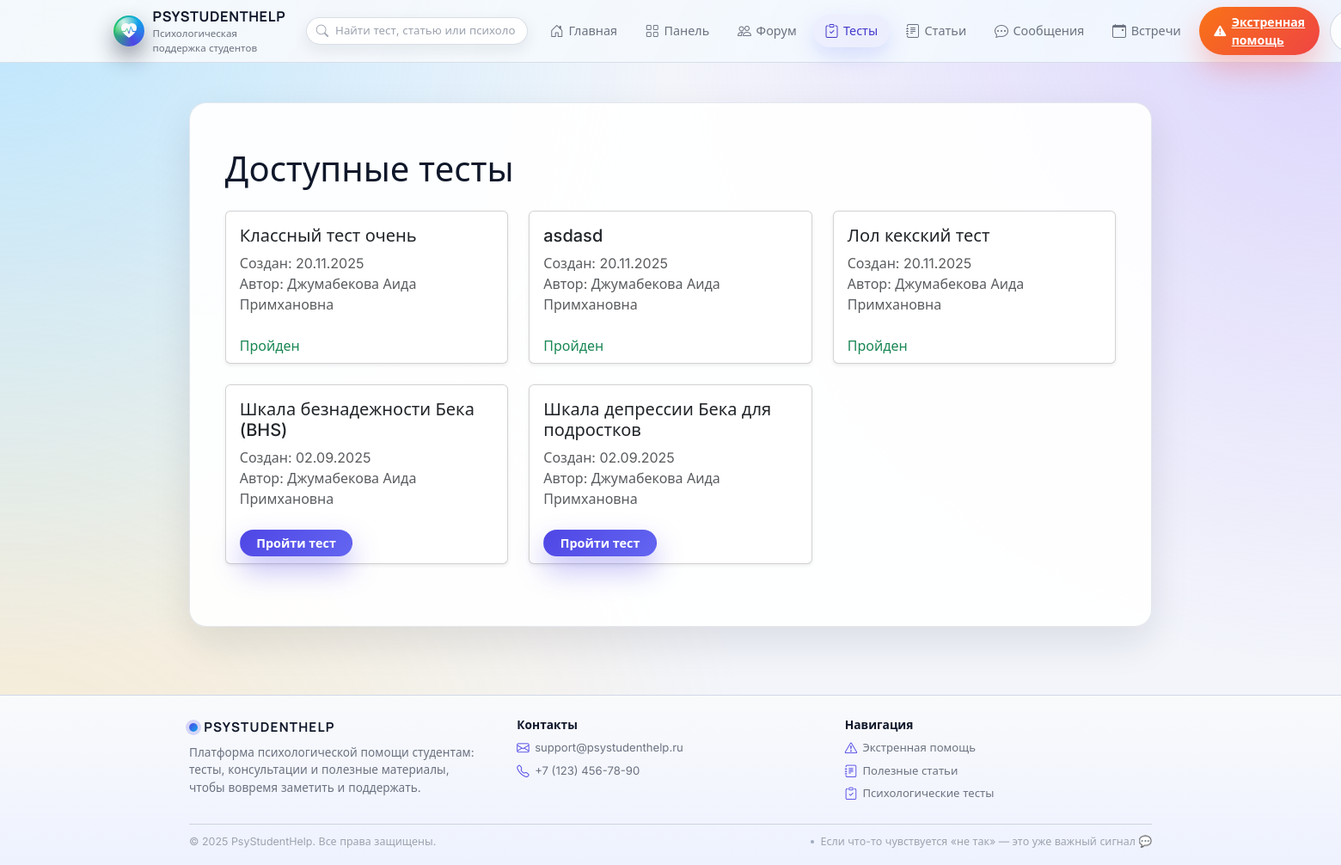
/tests (signed in), run on the app's committed database.
### models.py (models this page shows, shortened)
class Test(db.Model):
    __tablename__ = 'test'
    id = db.Column(db.Integer, primary_key=True)
    title = db.Column(db.String(200), nullable=False)
    description = db.Column(db.Text)
    title_kk = db.Column(db.String(200))        # может быть NULL
    description_kk = db.Column(db.Text)
    test_type = db.Column(db.String(20), nullable=False, default='classic')
    user_id = db.Column(db.Integer, db.ForeignKey('user.id'), nullable=False)
    created_at = db.Column(db.DateTime, default=datetime.utcnow)
    is_active = db.Column(db.Boolean, default=True)
    questions = db.relationship(
        'Question',
        backref='test',
        lazy=True,
        cascade='all, delete-orphan'
    )
    results = db.relationship(
        'TestResult',
        backref='test',
        lazy=True,
        cascade='all, delete-orphan'
    )
    interpretations = db.relationship(
        'TestInterpretation',
        backref='test',
        lazy=True,
        cascade='all, delete-orphan',
        order_by='TestInterpretation.min_score'
    )
    scale_options = db.relationship(
        'TestScaleOption',
        backref='test',
        lazy=True,
        cascade='all, delete-orphan',
        order_by='TestScaleOption.order_index'
    )

class User(UserMixin, db.Model):
    __tablename__ = 'user'
    id = db.Column(db.Integer, primary_key=True)
    username = db.Column(db.String(80), unique=True, nullable=False)
    email = db.Column(db.String(120), unique=True, nullable=False, index=True)
    password = db.Column(db.String(200), nullable=False)
    role = db.Column(db.String(20), nullable=False)  # student | psychologist | admin | superadmin
    full_name = db.Column(db.String(100))
    bio = db.Column(db.Text)
    profile_pic = db.Column(db.String(100))
    created_at = db.Column(db.DateTime, default=datetime.utcnow)
    group_id = db.Column(db.Integer, db.ForeignKey('groups.id'))
    comments = db.relationship(
        'Comment',
        backref='author',
        lazy=True,
    )
    tests = db.relationship(
        'Test',
        backref='creator',
        lazy=True,
    )
    test_results = db.relationship(
        'TestResult',
        backref='user',
        lazy=True,
    )
    messages_sent = db.relationship(
        'Message',
        foreign_keys='Message.sender_id',
        backref='sender',
        lazy=True,
    )
    messages_received = db.relationship(
        'Message',
        foreign_keys='Message.recipient_id',
        backref='recipient',
        lazy=True,
    )
    reports = db.relationship(
        'StudentReport',
        foreign_keys='StudentReport.student_id',
        backref='student',
        lazy=True,
    )
    appointments = db.relationship(
        'Appointment',
        foreign_keys='Appointment.student_id',
        backref='student',          # appointment.student в шаблонах
        lazy=True,
    )
    psychologist_appointments = db.relationship(
        'Appointment',
        foreign_keys='Appointment.psychologist_id',
        backref='psychologist',     # appointment.psychologist в шаблонах
        lazy=True,
    )
    meeting_protocols = db.relationship(
        'MeetingProtocol',
        foreign_keys='MeetingProtocol.student_id',
        backref='student',          # protocol.student в шаблонах
        lazy=True,
    )
    psychologist_protocols = db.relationship(
        'MeetingProtocol',
        foreign_keys='MeetingProtocol.psychologist_id',
        backref='psychologist',     # protocol.psychologist в шаблонах
        lazy=True,
    )

### main.py (the view)
@app.route('/tests')
@login_required
def tests():
    user = current_user
    if user.role == 'psychologist':
        tests = (
            Test.query.filter_by(user_id=user.id)
            .order_by(Test.created_at.desc())
            .all()
        )
        total_students = User.query.filter_by(role='student').count()
        total_results = (
            TestResult.query.join(Test)
            .filter(Test.user_id == user.id)
            .count()
        )
        return render_template(
            'psychologist_tests.html',
            tests=tests,
            total_students=total_students,
            total_results=total_results,
        )
    else:
        available_tests = (
            Test.query.filter_by(is_active=True)
            .order_by(Test.created_at.desc())
            .all()
        )
        completed_ids = {
            r.test_id
            for r in TestResult.query.filter_by(user_id=user.id).all()
        }
        return render_template(
            'student_tests.html',
            tests=available_tests,
            completed_test_ids=completed_ids,
        )

### admin.py (called while the page is built)
@admin_bp.before_app_request
def _bootstrap_superadmin_once():
    flag = "SUPERADMIN_BOOTSTRAPPED"
    if not current_app.config.get(flag):
        try:
            ensure_initial_superadmin()
        finally:
            current_app.config[flag] = True

### main.py (called while the page is built)
@login_manager.user_loader
def load_user(user_id: str):
    try:
        return User.query.get(int(user_id))
    except (TypeError, ValueError):
        return None

def is_psychologist() -> bool:
    return current_user.is_authenticated and current_user.role == 'psychologist'

def get_current_user():
    return current_user if current_user.is_authenticated else None

### templates/student_tests.html (shortened to what this page needs)
{% extends "base.html" %}
{% block content %}
<div class="container my-4">
    <h1 class="mb-4">Доступные тесты</h1>
    {% if tests %}
        <div class="row">
            {% for test in tests %}
            <div class="col-md-4 mb-4">
                <div class="card h-100 shadow-sm">
                    <div class="card-body">
                        <h5 class="card-title">{{ test.title }}</h5>
                        <p class="card-text text-muted">
                            Создан: {{ test.created_at.strftime('%d.%m.%Y') }}<br>
                            Автор: {{ test.creator.full_name or test.creator.username }}
                        </p>
                    </div>
                    <div class="card-footer bg-transparent border-0">
                        {% if test.id in completed_test_ids %}
                            <span class="text-success">Пройден</span>
                        {% else %}
                            <a href="{{ url_for('take_test', test_id=test.id) }}" class="btn btn-primary btn-sm">Пройти тест</a>
                        {% endif %}
                    </div>
                </div>
            </div>
            {% endfor %}
        </div>
    {% else %}
        <div class="alert alert-info text-center">
            Пока нет доступных тестов.
        </div>
    {% endif %}
</div>
{% endblock %}

### static/css/style.css (style rules this page uses)
:root { --app-bg: #f3f5fb; --app-bg-alt: #e9edf9; --app-bg-soft: #f9fafb; --app-surface: #ffffff; --app-surface-soft: rgba(255, 255, 255, 0.92); --app-border-subtle: rgba(148, 163, 184, 0.25); --app-border-strong: rgba(15, 23, 42, 0.12); --app-primary: #4f46e5; --app-primary-soft: rgba(79, 70, 229, 0.09); --app-primary-strong: #4338ca; --app-accent: #f97316; --app-accent-soft: rgba(249, 115, 22, 0.08); --app-success: #22c55e; --app-danger: #ef4444; --app-warning: #eab308; --app-info: #0ea5e9; --app-text-main: #0f172a; --app-text-muted: #6b7280; --app-text-soft: #9ca3af; --app-radius-xl: 26px; --app-radius-lg: 20px; --app-radius-md: 14px; --app-radius-sm: 10px; --app-radius-pill: 999px; --app-shadow-soft: 0 18px 45px rgba(15, 23, 42, 0.10); --app-shadow-elevated: 0 28px 70px rgba(15, 23, 42, 0.18); --app-shadow-subtle: 0 10px 30px rgba(15, 23, 42, 0.06); --app-header-height: 72px; --app-transition-fast: 0.16s ease-out; --app-transition-med: 0.22s ease-out; }
*, *::before, *::after { box-sizing: border-box; }
html { scroll-behavior: smooth; }
body.app-shell { margin: 0; min-height: 100vh; display: flex; flex-direction: column; background: radial-gradient(circle at 0% 0%, rgba(125, 211, 252, 0.45) 0, transparent 42%), radial-gradient(circle at 100% 0%, rgba(196, 181, 253, 0.5) 0, transparent 42%), radial-gradient(circle at 0% 100%, rgba(251, 191, 36, 0.2) 0, transparent 48%), var(--app-bg); font-family: "Inter", system-ui, -apple-system, BlinkMacSystemFont, "Segoe UI", sans-serif; color: var(--app-text-main); }
.btn-primary { background: linear-gradient(135deg, #4f46e5, #6366f1); border-color: transparent; border-radius: 999px; padding-inline: 1.15rem; font-weight: 600; font-size: 0.9rem; box-shadow: 0 16px 32px rgba(79, 70, 229, 0.35); }

### data on the page
Test: title "Классный тест очень", created_at "20.11.2025", creator "Джумабекова Аида Примхановна", shows "Пройден"
Test: title "asdasd", created_at "20.11.2025", creator "Джумабекова Аида Примхановна", shows "Пройден"
Test: title "Лол кекский тест", created_at "20.11.2025", creator "Джумабекова Аида Примхановна", shows "Пройден"
Test: title "Шкала безнадежности Бека (BHS)", created_at "02.09.2025", creator "Джумабекова Аида Примхановна"
Test: title "Шкала депрессии Бека для подростков", created_at "02.09.2025", creator "Джумабекова Аида Примхановна"

### other printed values
{{ 2025 }} "2025"
